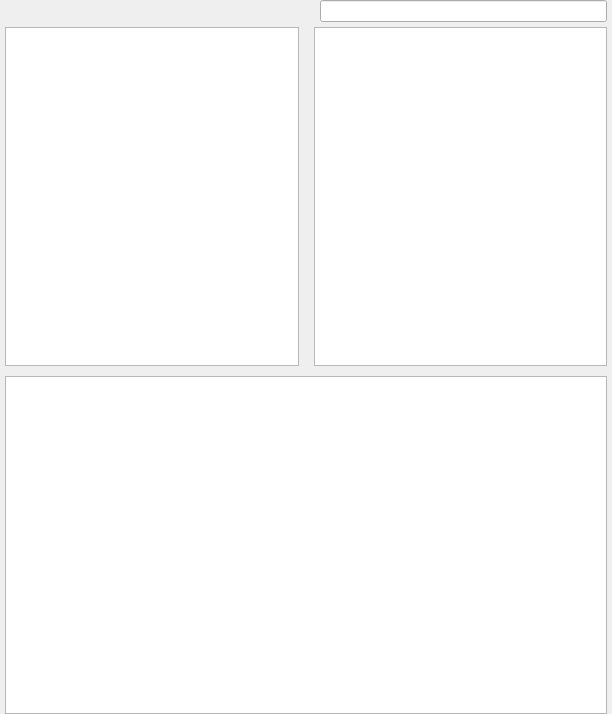
<?xml version="1.0" encoding="UTF-8"?>
<ui version="4.0">
 <class>GUI_SoundcloudLibrary</class>
 <widget class="QWidget" name="GUI_SoundcloudLibrary">
  <property name="geometry">
   <rect>
    <x>0</x>
    <y>0</y>
    <width>612</width>
    <height>714</height>
   </rect>
  </property>
  <property name="minimumSize">
   <size>
    <width>0</width>
    <height>0</height>
   </size>
  </property>
  <property name="focusPolicy">
   <enum>Qt::ClickFocus</enum>
  </property>
  <property name="acceptDrops">
   <bool>true</bool>
  </property>
  <property name="windowTitle">
   <string>Library</string>
  </property>
  <layout class="QGridLayout" name="gridLayout">
   <property name="leftMargin">
    <number>5</number>
   </property>
   <property name="topMargin">
    <number>0</number>
   </property>
   <property name="rightMargin">
    <number>5</number>
   </property>
   <property name="bottomMargin">
    <number>0</number>
   </property>
   <property name="horizontalSpacing">
    <number>15</number>
   </property>
   <property name="verticalSpacing">
    <number>5</number>
   </property>
   <item row="4" column="0" colspan="4">
    <widget class="SC::TrackView" name="tb_title">
     <property name="font">
      <font>
       <weight>75</weight>
       <bold>true</bold>
      </font>
     </property>
     <property name="focusPolicy">
      <enum>Qt::StrongFocus</enum>
     </property>
     <property name="acceptDrops">
      <bool>true</bool>
     </property>
     <property name="frameShadow">
      <enum>QFrame::Sunken</enum>
     </property>
     <property name="editTriggers">
      <set>QAbstractItemView::CurrentChanged|QAbstractItemView::SelectedClicked</set>
     </property>
     <property name="tabKeyNavigation">
      <bool>false</bool>
     </property>
     <property name="dragEnabled">
      <bool>true</bool>
     </property>
     <property name="dragDropMode">
      <enum>QAbstractItemView::DragDrop</enum>
     </property>
     <property name="selectionBehavior">
      <enum>QAbstractItemView::SelectRows</enum>
     </property>
     <property name="showGrid">
      <bool>false</bool>
     </property>
     <property name="gridStyle">
      <enum>Qt::DotLine</enum>
     </property>
     <property name="sortingEnabled">
      <bool>true</bool>
     </property>
     <property name="wordWrap">
      <bool>false</bool>
     </property>
     <attribute name="horizontalHeaderCascadingSectionResizes">
      <bool>true</bool>
     </attribute>
     <attribute name="horizontalHeaderHighlightSections">
      <bool>false</bool>
     </attribute>
     <attribute name="horizontalHeaderMinimumSectionSize">
      <number>23</number>
     </attribute>
     <attribute name="horizontalHeaderShowSortIndicator" stdset="0">
      <bool>true</bool>
     </attribute>
     <attribute name="horizontalHeaderStretchLastSection">
      <bool>true</bool>
     </attribute>
     <attribute name="verticalHeaderVisible">
      <bool>false</bool>
     </attribute>
     <attribute name="verticalHeaderDefaultSectionSize">
      <number>20</number>
     </attribute>
     <attribute name="verticalHeaderMinimumSectionSize">
      <number>20</number>
     </attribute>
    </widget>
   </item>
   <item row="2" column="2" colspan="2">
    <widget class="SC::AlbumView" name="lv_album">
     <property name="sizePolicy">
      <sizepolicy hsizetype="Expanding" vsizetype="Expanding">
       <horstretch>1</horstretch>
       <verstretch>0</verstretch>
      </sizepolicy>
     </property>
     <property name="minimumSize">
      <size>
       <width>200</width>
       <height>0</height>
      </size>
     </property>
     <property name="font">
      <font>
       <weight>75</weight>
       <bold>true</bold>
      </font>
     </property>
     <property name="focusPolicy">
      <enum>Qt::StrongFocus</enum>
     </property>
     <property name="acceptDrops">
      <bool>true</bool>
     </property>
     <property name="frameShadow">
      <enum>QFrame::Sunken</enum>
     </property>
     <property name="editTriggers">
      <set>QAbstractItemView::CurrentChanged|QAbstractItemView::SelectedClicked</set>
     </property>
     <property name="tabKeyNavigation">
      <bool>false</bool>
     </property>
     <property name="dragEnabled">
      <bool>true</bool>
     </property>
     <property name="dragDropMode">
      <enum>QAbstractItemView::DragDrop</enum>
     </property>
     <property name="selectionBehavior">
      <enum>QAbstractItemView::SelectRows</enum>
     </property>
     <property name="showGrid">
      <bool>false</bool>
     </property>
     <property name="gridStyle">
      <enum>Qt::DotLine</enum>
     </property>
     <property name="sortingEnabled">
      <bool>true</bool>
     </property>
     <property name="wordWrap">
      <bool>false</bool>
     </property>
     <attribute name="horizontalHeaderHighlightSections">
      <bool>false</bool>
     </attribute>
     <attribute name="horizontalHeaderStretchLastSection">
      <bool>true</bool>
     </attribute>
     <attribute name="verticalHeaderVisible">
      <bool>false</bool>
     </attribute>
     <attribute name="verticalHeaderDefaultSectionSize">
      <number>20</number>
     </attribute>
     <attribute name="verticalHeaderMinimumSectionSize">
      <number>20</number>
     </attribute>
    </widget>
   </item>
   <item row="2" column="0" colspan="2">
    <widget class="SC::ArtistView" name="lv_artist">
     <property name="sizePolicy">
      <sizepolicy hsizetype="Expanding" vsizetype="Expanding">
       <horstretch>1</horstretch>
       <verstretch>0</verstretch>
      </sizepolicy>
     </property>
     <property name="minimumSize">
      <size>
       <width>200</width>
       <height>0</height>
      </size>
     </property>
     <property name="font">
      <font>
       <weight>75</weight>
       <bold>true</bold>
      </font>
     </property>
     <property name="focusPolicy">
      <enum>Qt::StrongFocus</enum>
     </property>
     <property name="acceptDrops">
      <bool>true</bool>
     </property>
     <property name="frameShadow">
      <enum>QFrame::Sunken</enum>
     </property>
     <property name="editTriggers">
      <set>QAbstractItemView::CurrentChanged|QAbstractItemView::SelectedClicked</set>
     </property>
     <property name="tabKeyNavigation">
      <bool>false</bool>
     </property>
     <property name="dragEnabled">
      <bool>true</bool>
     </property>
     <property name="dragDropMode">
      <enum>QAbstractItemView::DragDrop</enum>
     </property>
     <property name="selectionBehavior">
      <enum>QAbstractItemView::SelectRows</enum>
     </property>
     <property name="showGrid">
      <bool>false</bool>
     </property>
     <property name="gridStyle">
      <enum>Qt::DotLine</enum>
     </property>
     <property name="sortingEnabled">
      <bool>true</bool>
     </property>
     <property name="wordWrap">
      <bool>false</bool>
     </property>
     <attribute name="horizontalHeaderHighlightSections">
      <bool>false</bool>
     </attribute>
     <attribute name="horizontalHeaderStretchLastSection">
      <bool>true</bool>
     </attribute>
     <attribute name="verticalHeaderVisible">
      <bool>false</bool>
     </attribute>
     <attribute name="verticalHeaderDefaultSectionSize">
      <number>20</number>
     </attribute>
     <attribute name="verticalHeaderMinimumSectionSize">
      <number>20</number>
     </attribute>
    </widget>
   </item>
   <item row="3" column="0" colspan="2">
    <widget class="QFrame" name="frame">
     <property name="focusPolicy">
      <enum>Qt::ClickFocus</enum>
     </property>
     <property name="frameShape">
      <enum>QFrame::StyledPanel</enum>
     </property>
     <property name="frameShadow">
      <enum>QFrame::Raised</enum>
     </property>
    </widget>
   </item>
   <item row="1" column="0" colspan="4">
    <layout class="QHBoxLayout" name="horizontalLayout_2">
     <property name="spacing">
      <number>4</number>
     </property>
     <item>
      <widget class="QFrame" name="header_frame">
       <property name="frameShape">
        <enum>QFrame::StyledPanel</enum>
       </property>
       <property name="frameShadow">
        <enum>QFrame::Raised</enum>
       </property>
      </widget>
     </item>
     <item>
      <widget class="QLabel" name="lab_status">
       <property name="focusPolicy">
        <enum>Qt::ClickFocus</enum>
       </property>
       <property name="text">
        <string/>
       </property>
      </widget>
     </item>
     <item>
      <widget class="QLabel" name="lab_music_library">
       <property name="font">
        <font>
         <pointsize>11</pointsize>
         <weight>75</weight>
         <bold>true</bold>
        </font>
       </property>
       <property name="focusPolicy">
        <enum>Qt::ClickFocus</enum>
       </property>
       <property name="text">
        <string/>
       </property>
      </widget>
     </item>
     <item>
      <spacer name="horizontalSpacer">
       <property name="orientation">
        <enum>Qt::Horizontal</enum>
       </property>
       <property name="sizeHint" stdset="0">
        <size>
         <width>40</width>
         <height>20</height>
        </size>
       </property>
      </spacer>
     </item>
     <item>
      <widget class="Library::SearchBar" name="le_search">
       <property name="focusPolicy">
        <enum>Qt::ClickFocus</enum>
       </property>
       <property name="toolTip">
        <string>Search for title, interprets and albums</string>
       </property>
      </widget>
     </item>
    </layout>
   </item>
  </layout>
 </widget>
 <customwidgets>
  <customwidget>
   <class>Library::SearchBar</class>
   <extends>QLineEdit</extends>
   <header>Gui/Library/Utils/LibrarySearchBar.h</header>
  </customwidget>
  <customwidget>
   <class>SC::AlbumView</class>
   <extends>QTableView</extends>
   <header>3rdParty/Soundcloud/ui/SoundcloudViews.h</header>
  </customwidget>
  <customwidget>
   <class>SC::TrackView</class>
   <extends>QTableView</extends>
   <header>3rdParty/Soundcloud/ui/SoundcloudViews.h</header>
  </customwidget>
  <customwidget>
   <class>SC::ArtistView</class>
   <extends>QTableView</extends>
   <header>3rdParty/Soundcloud/ui/SoundcloudViews.h</header>
  </customwidget>
 </customwidgets>
 <tabstops>
  <tabstop>lv_artist</tabstop>
  <tabstop>lv_album</tabstop>
  <tabstop>tb_title</tabstop>
 </tabstops>
 <resources/>
 <connections/>
</ui>
